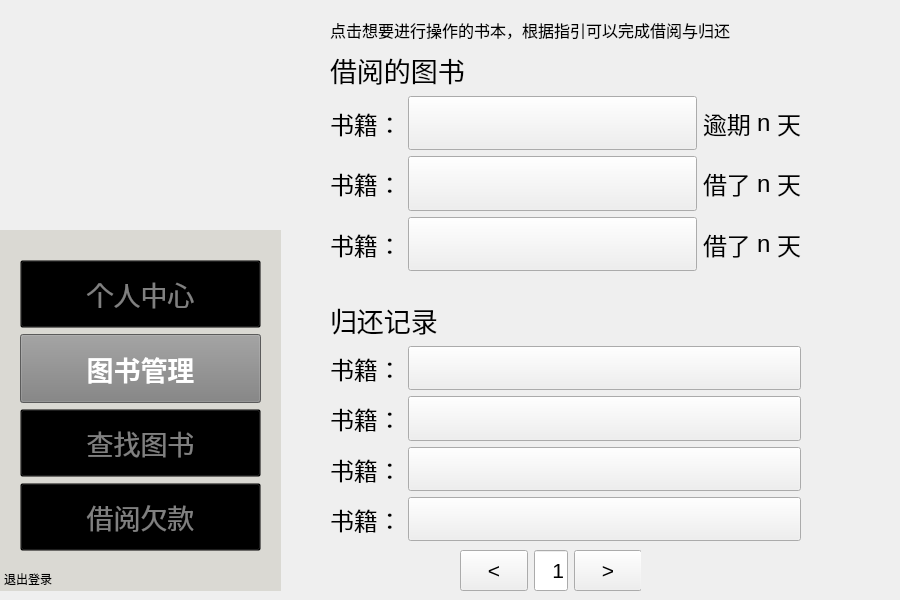
<?xml version="1.0" encoding="UTF-8"?>
<ui version="4.0">
 <class>bookmode</class>
 <widget class="QWidget" name="bookmode">
  <property name="geometry">
   <rect>
    <x>0</x>
    <y>0</y>
    <width>900</width>
    <height>600</height>
   </rect>
  </property>
  <property name="windowTitle">
   <string>Form</string>
  </property>
  <widget class="QWidget" name="verticalLayoutWidget_4">
   <property name="geometry">
    <rect>
     <x>330</x>
     <y>300</y>
     <width>471</width>
     <height>241</height>
    </rect>
   </property>
   <layout class="QVBoxLayout" name="verticalLayout_3">
    <item>
     <widget class="QLabel" name="label_7">
      <property name="font">
       <font>
        <family>Microsoft YaHei</family>
        <pointsize>20</pointsize>
       </font>
      </property>
      <property name="text">
       <string>归还记录</string>
      </property>
     </widget>
    </item>
    <item>
     <layout class="QHBoxLayout" name="horizontalLayout_14">
      <item>
       <widget class="QLabel" name="d">
        <property name="sizePolicy">
         <sizepolicy hsizetype="Fixed" vsizetype="Preferred">
          <horstretch>0</horstretch>
          <verstretch>0</verstretch>
         </sizepolicy>
        </property>
        <property name="font">
         <font>
          <pointsize>18</pointsize>
         </font>
        </property>
        <property name="text">
         <string>书籍：</string>
        </property>
       </widget>
      </item>
      <item>
       <widget class="QPushButton" name="db">
        <property name="sizePolicy">
         <sizepolicy hsizetype="Preferred" vsizetype="Expanding">
          <horstretch>0</horstretch>
          <verstretch>0</verstretch>
         </sizepolicy>
        </property>
        <property name="font">
         <font>
          <pointsize>16</pointsize>
         </font>
        </property>
        <property name="styleSheet">
         <string notr="true">border: none;
    background-color: rgba(0, 0, 0, 0); /* 设置背景颜色为透明}</string>
        </property>
        <property name="text">
         <string/>
        </property>
       </widget>
      </item>
     </layout>
    </item>
    <item>
     <layout class="QHBoxLayout" name="horizontalLayout_15">
      <item>
       <widget class="QLabel" name="d_2">
        <property name="sizePolicy">
         <sizepolicy hsizetype="Fixed" vsizetype="Preferred">
          <horstretch>0</horstretch>
          <verstretch>0</verstretch>
         </sizepolicy>
        </property>
        <property name="font">
         <font>
          <pointsize>18</pointsize>
         </font>
        </property>
        <property name="text">
         <string>书籍：</string>
        </property>
       </widget>
      </item>
      <item>
       <widget class="QPushButton" name="db_2">
        <property name="sizePolicy">
         <sizepolicy hsizetype="Preferred" vsizetype="Expanding">
          <horstretch>0</horstretch>
          <verstretch>0</verstretch>
         </sizepolicy>
        </property>
        <property name="font">
         <font>
          <pointsize>16</pointsize>
         </font>
        </property>
        <property name="styleSheet">
         <string notr="true">border: none;
    background-color: rgba(0, 0, 0, 0); /* 设置背景颜色为透明}</string>
        </property>
        <property name="text">
         <string/>
        </property>
       </widget>
      </item>
     </layout>
    </item>
    <item>
     <layout class="QHBoxLayout" name="horizontalLayout_16">
      <item>
       <widget class="QLabel" name="d_3">
        <property name="sizePolicy">
         <sizepolicy hsizetype="Fixed" vsizetype="Preferred">
          <horstretch>0</horstretch>
          <verstretch>0</verstretch>
         </sizepolicy>
        </property>
        <property name="font">
         <font>
          <pointsize>18</pointsize>
         </font>
        </property>
        <property name="text">
         <string>书籍：</string>
        </property>
       </widget>
      </item>
      <item>
       <widget class="QPushButton" name="db_3">
        <property name="sizePolicy">
         <sizepolicy hsizetype="Preferred" vsizetype="Expanding">
          <horstretch>0</horstretch>
          <verstretch>0</verstretch>
         </sizepolicy>
        </property>
        <property name="font">
         <font>
          <pointsize>16</pointsize>
         </font>
        </property>
        <property name="styleSheet">
         <string notr="true">border: none;
    background-color: rgba(0, 0, 0, 0); /* 设置背景颜色为透明}</string>
        </property>
        <property name="text">
         <string/>
        </property>
       </widget>
      </item>
     </layout>
    </item>
    <item>
     <layout class="QHBoxLayout" name="horizontalLayout_19">
      <item>
       <widget class="QLabel" name="d_4">
        <property name="sizePolicy">
         <sizepolicy hsizetype="Fixed" vsizetype="Preferred">
          <horstretch>0</horstretch>
          <verstretch>0</verstretch>
         </sizepolicy>
        </property>
        <property name="font">
         <font>
          <pointsize>18</pointsize>
         </font>
        </property>
        <property name="text">
         <string>书籍：</string>
        </property>
       </widget>
      </item>
      <item>
       <widget class="QPushButton" name="db_4">
        <property name="sizePolicy">
         <sizepolicy hsizetype="Preferred" vsizetype="Expanding">
          <horstretch>0</horstretch>
          <verstretch>0</verstretch>
         </sizepolicy>
        </property>
        <property name="font">
         <font>
          <pointsize>16</pointsize>
         </font>
        </property>
        <property name="styleSheet">
         <string notr="true">border: none;
    background-color: rgba(0, 0, 0, 0); /* 设置背景颜色为透明}</string>
        </property>
        <property name="text">
         <string/>
        </property>
       </widget>
      </item>
     </layout>
    </item>
   </layout>
  </widget>
  <widget class="QWidget" name="verticalLayoutWidget_3">
   <property name="geometry">
    <rect>
     <x>330</x>
     <y>50</y>
     <width>471</width>
     <height>221</height>
    </rect>
   </property>
   <layout class="QVBoxLayout" name="verticalLayout">
    <item>
     <widget class="QLabel" name="label_5">
      <property name="font">
       <font>
        <family>Microsoft YaHei</family>
        <pointsize>20</pointsize>
       </font>
      </property>
      <property name="text">
       <string>借阅的图书</string>
      </property>
     </widget>
    </item>
    <item>
     <layout class="QHBoxLayout" name="horizontalLayout_11">
      <item>
       <widget class="QLabel" name="n1">
        <property name="sizePolicy">
         <sizepolicy hsizetype="Fixed" vsizetype="Preferred">
          <horstretch>0</horstretch>
          <verstretch>0</verstretch>
         </sizepolicy>
        </property>
        <property name="font">
         <font>
          <pointsize>18</pointsize>
         </font>
        </property>
        <property name="text">
         <string>书籍：</string>
        </property>
       </widget>
      </item>
      <item>
       <widget class="QPushButton" name="bookk">
        <property name="sizePolicy">
         <sizepolicy hsizetype="Preferred" vsizetype="Expanding">
          <horstretch>0</horstretch>
          <verstretch>0</verstretch>
         </sizepolicy>
        </property>
        <property name="font">
         <font>
          <pointsize>16</pointsize>
         </font>
        </property>
        <property name="styleSheet">
         <string notr="true">border: none;
    background-color: rgba(0, 0, 0, 0); /* 设置背景颜色为透明}</string>
        </property>
        <property name="text">
         <string/>
        </property>
       </widget>
      </item>
      <item>
       <widget class="QLabel" name="n11">
        <property name="sizePolicy">
         <sizepolicy hsizetype="Fixed" vsizetype="Preferred">
          <horstretch>0</horstretch>
          <verstretch>0</verstretch>
         </sizepolicy>
        </property>
        <property name="font">
         <font>
          <pointsize>18</pointsize>
         </font>
        </property>
        <property name="text">
         <string>逾期</string>
        </property>
       </widget>
      </item>
      <item>
       <widget class="QLabel" name="day1">
        <property name="sizePolicy">
         <sizepolicy hsizetype="Fixed" vsizetype="Preferred">
          <horstretch>0</horstretch>
          <verstretch>0</verstretch>
         </sizepolicy>
        </property>
        <property name="font">
         <font>
          <pointsize>18</pointsize>
         </font>
        </property>
        <property name="text">
         <string>n</string>
        </property>
       </widget>
      </item>
      <item>
       <widget class="QLabel" name="n111">
        <property name="sizePolicy">
         <sizepolicy hsizetype="Fixed" vsizetype="Preferred">
          <horstretch>0</horstretch>
          <verstretch>0</verstretch>
         </sizepolicy>
        </property>
        <property name="font">
         <font>
          <pointsize>18</pointsize>
         </font>
        </property>
        <property name="text">
         <string>天</string>
        </property>
       </widget>
      </item>
     </layout>
    </item>
    <item>
     <layout class="QHBoxLayout" name="horizontalLayout_12">
      <item>
       <widget class="QLabel" name="n1_2">
        <property name="sizePolicy">
         <sizepolicy hsizetype="Fixed" vsizetype="Preferred">
          <horstretch>0</horstretch>
          <verstretch>0</verstretch>
         </sizepolicy>
        </property>
        <property name="font">
         <font>
          <pointsize>18</pointsize>
         </font>
        </property>
        <property name="text">
         <string>书籍：</string>
        </property>
       </widget>
      </item>
      <item>
       <widget class="QPushButton" name="bookk_2">
        <property name="sizePolicy">
         <sizepolicy hsizetype="Preferred" vsizetype="Expanding">
          <horstretch>0</horstretch>
          <verstretch>0</verstretch>
         </sizepolicy>
        </property>
        <property name="font">
         <font>
          <pointsize>16</pointsize>
         </font>
        </property>
        <property name="styleSheet">
         <string notr="true">border: none;
    background-color: rgba(0, 0, 0, 0); /* 设置背景颜色为透明}</string>
        </property>
        <property name="text">
         <string/>
        </property>
       </widget>
      </item>
      <item>
       <widget class="QLabel" name="n11_2">
        <property name="sizePolicy">
         <sizepolicy hsizetype="Fixed" vsizetype="Preferred">
          <horstretch>0</horstretch>
          <verstretch>0</verstretch>
         </sizepolicy>
        </property>
        <property name="font">
         <font>
          <pointsize>18</pointsize>
         </font>
        </property>
        <property name="text">
         <string>借了</string>
        </property>
       </widget>
      </item>
      <item>
       <widget class="QLabel" name="day_2">
        <property name="sizePolicy">
         <sizepolicy hsizetype="Fixed" vsizetype="Preferred">
          <horstretch>0</horstretch>
          <verstretch>0</verstretch>
         </sizepolicy>
        </property>
        <property name="font">
         <font>
          <pointsize>18</pointsize>
         </font>
        </property>
        <property name="text">
         <string>n</string>
        </property>
       </widget>
      </item>
      <item>
       <widget class="QLabel" name="n111_2">
        <property name="sizePolicy">
         <sizepolicy hsizetype="Fixed" vsizetype="Preferred">
          <horstretch>0</horstretch>
          <verstretch>0</verstretch>
         </sizepolicy>
        </property>
        <property name="font">
         <font>
          <pointsize>18</pointsize>
         </font>
        </property>
        <property name="text">
         <string>天</string>
        </property>
       </widget>
      </item>
     </layout>
    </item>
    <item>
     <layout class="QHBoxLayout" name="horizontalLayout_13">
      <item>
       <widget class="QLabel" name="n1_3">
        <property name="sizePolicy">
         <sizepolicy hsizetype="Fixed" vsizetype="Preferred">
          <horstretch>0</horstretch>
          <verstretch>0</verstretch>
         </sizepolicy>
        </property>
        <property name="font">
         <font>
          <pointsize>18</pointsize>
         </font>
        </property>
        <property name="text">
         <string>书籍：</string>
        </property>
       </widget>
      </item>
      <item>
       <widget class="QPushButton" name="bookk_3">
        <property name="sizePolicy">
         <sizepolicy hsizetype="Preferred" vsizetype="Expanding">
          <horstretch>0</horstretch>
          <verstretch>0</verstretch>
         </sizepolicy>
        </property>
        <property name="font">
         <font>
          <pointsize>16</pointsize>
         </font>
        </property>
        <property name="styleSheet">
         <string notr="true">border: none;
    background-color: rgba(0, 0, 0, 0); /* 设置背景颜色为透明}</string>
        </property>
        <property name="text">
         <string/>
        </property>
       </widget>
      </item>
      <item>
       <widget class="QLabel" name="n11_3">
        <property name="sizePolicy">
         <sizepolicy hsizetype="Fixed" vsizetype="Preferred">
          <horstretch>0</horstretch>
          <verstretch>0</verstretch>
         </sizepolicy>
        </property>
        <property name="font">
         <font>
          <pointsize>18</pointsize>
         </font>
        </property>
        <property name="text">
         <string>借了</string>
        </property>
       </widget>
      </item>
      <item>
       <widget class="QLabel" name="day_3">
        <property name="sizePolicy">
         <sizepolicy hsizetype="Fixed" vsizetype="Preferred">
          <horstretch>0</horstretch>
          <verstretch>0</verstretch>
         </sizepolicy>
        </property>
        <property name="font">
         <font>
          <pointsize>18</pointsize>
         </font>
        </property>
        <property name="text">
         <string>n</string>
        </property>
       </widget>
      </item>
      <item>
       <widget class="QLabel" name="n111_3">
        <property name="sizePolicy">
         <sizepolicy hsizetype="Fixed" vsizetype="Preferred">
          <horstretch>0</horstretch>
          <verstretch>0</verstretch>
         </sizepolicy>
        </property>
        <property name="font">
         <font>
          <pointsize>18</pointsize>
         </font>
        </property>
        <property name="text">
         <string>天</string>
        </property>
       </widget>
      </item>
     </layout>
    </item>
   </layout>
  </widget>
  <widget class="QWidget" name="verticalLayoutWidget">
   <property name="geometry">
    <rect>
     <x>0</x>
     <y>230</y>
     <width>281</width>
     <height>361</height>
    </rect>
   </property>
   <layout class="QVBoxLayout" name="mode">
    <item>
     <widget class="QFrame" name="frame">
      <property name="enabled">
       <bool>true</bool>
      </property>
      <property name="acceptDrops">
       <bool>false</bool>
      </property>
      <property name="autoFillBackground">
       <bool>false</bool>
      </property>
      <property name="styleSheet">
       <string notr="true">QFrame {
    background-color: rgb(218,217,211); 
}
</string>
      </property>
      <property name="frameShape">
       <enum>QFrame::Shape::NoFrame</enum>
      </property>
      <property name="frameShadow">
       <enum>QFrame::Shadow::Plain</enum>
      </property>
      <widget class="QWidget" name="verticalLayoutWidget_2">
       <property name="geometry">
        <rect>
         <x>20</x>
         <y>30</y>
         <width>241</width>
         <height>291</height>
        </rect>
       </property>
       <layout class="QVBoxLayout" name="verticalLayout_2">
        <item>
         <widget class="QPushButton" name="PersonalMode_Button">
          <property name="enabled">
           <bool>true</bool>
          </property>
          <property name="sizePolicy">
           <sizepolicy hsizetype="Expanding" vsizetype="Expanding">
            <horstretch>0</horstretch>
            <verstretch>0</verstretch>
           </sizepolicy>
          </property>
          <property name="font">
           <font>
            <pointsize>20</pointsize>
            <bold>false</bold>
           </font>
          </property>
          <property name="focusPolicy">
           <enum>Qt::FocusPolicy::ClickFocus</enum>
          </property>
          <property name="layoutDirection">
           <enum>Qt::LayoutDirection::LeftToRight</enum>
          </property>
          <property name="autoFillBackground">
           <bool>false</bool>
          </property>
          <property name="styleSheet">
           <string notr="true">QPushButton {
    background-color: transparent;
    color: grey;
}
</string>
          </property>
          <property name="text">
           <string>个人中心</string>
          </property>
         </widget>
        </item>
        <item>
         <widget class="QPushButton" name="BookMode_Button">
          <property name="enabled">
           <bool>true</bool>
          </property>
          <property name="sizePolicy">
           <sizepolicy hsizetype="Expanding" vsizetype="Expanding">
            <horstretch>0</horstretch>
            <verstretch>0</verstretch>
           </sizepolicy>
          </property>
          <property name="palette">
           <palette>
            <active>
             <colorrole role="WindowText">
              <brush brushstyle="SolidPattern">
               <color alpha="255">
                <red>128</red>
                <green>128</green>
                <blue>128</blue>
               </color>
              </brush>
             </colorrole>
             <colorrole role="Button">
              <brush brushstyle="SolidPattern">
               <color alpha="255">
                <red>128</red>
                <green>128</green>
                <blue>128</blue>
               </color>
              </brush>
             </colorrole>
             <colorrole role="Text">
              <brush brushstyle="SolidPattern">
               <color alpha="255">
                <red>128</red>
                <green>128</green>
                <blue>128</blue>
               </color>
              </brush>
             </colorrole>
             <colorrole role="ButtonText">
              <brush brushstyle="SolidPattern">
               <color alpha="255">
                <red>128</red>
                <green>128</green>
                <blue>128</blue>
               </color>
              </brush>
             </colorrole>
             <colorrole role="Base">
              <brush brushstyle="SolidPattern">
               <color alpha="255">
                <red>128</red>
                <green>128</green>
                <blue>128</blue>
               </color>
              </brush>
             </colorrole>
             <colorrole role="Window">
              <brush brushstyle="SolidPattern">
               <color alpha="255">
                <red>128</red>
                <green>128</green>
                <blue>128</blue>
               </color>
              </brush>
             </colorrole>
             <colorrole role="PlaceholderText">
              <brush brushstyle="SolidPattern">
               <color alpha="128">
                <red>128</red>
                <green>128</green>
                <blue>128</blue>
               </color>
              </brush>
             </colorrole>
            </active>
            <inactive>
             <colorrole role="WindowText">
              <brush brushstyle="SolidPattern">
               <color alpha="255">
                <red>128</red>
                <green>128</green>
                <blue>128</blue>
               </color>
              </brush>
             </colorrole>
             <colorrole role="Button">
              <brush brushstyle="SolidPattern">
               <color alpha="255">
                <red>128</red>
                <green>128</green>
                <blue>128</blue>
               </color>
              </brush>
             </colorrole>
             <colorrole role="Text">
              <brush brushstyle="SolidPattern">
               <color alpha="255">
                <red>128</red>
                <green>128</green>
                <blue>128</blue>
               </color>
              </brush>
             </colorrole>
             <colorrole role="ButtonText">
              <brush brushstyle="SolidPattern">
               <color alpha="255">
                <red>128</red>
                <green>128</green>
                <blue>128</blue>
               </color>
              </brush>
             </colorrole>
             <colorrole role="Base">
              <brush brushstyle="SolidPattern">
               <color alpha="255">
                <red>128</red>
                <green>128</green>
                <blue>128</blue>
               </color>
              </brush>
             </colorrole>
             <colorrole role="Window">
              <brush brushstyle="SolidPattern">
               <color alpha="255">
                <red>128</red>
                <green>128</green>
                <blue>128</blue>
               </color>
              </brush>
             </colorrole>
             <colorrole role="PlaceholderText">
              <brush brushstyle="SolidPattern">
               <color alpha="128">
                <red>128</red>
                <green>128</green>
                <blue>128</blue>
               </color>
              </brush>
             </colorrole>
            </inactive>
            <disabled>
             <colorrole role="WindowText">
              <brush brushstyle="SolidPattern">
               <color alpha="255">
                <red>128</red>
                <green>128</green>
                <blue>128</blue>
               </color>
              </brush>
             </colorrole>
             <colorrole role="Button">
              <brush brushstyle="SolidPattern">
               <color alpha="255">
                <red>128</red>
                <green>128</green>
                <blue>128</blue>
               </color>
              </brush>
             </colorrole>
             <colorrole role="Text">
              <brush brushstyle="SolidPattern">
               <color alpha="255">
                <red>128</red>
                <green>128</green>
                <blue>128</blue>
               </color>
              </brush>
             </colorrole>
             <colorrole role="ButtonText">
              <brush brushstyle="SolidPattern">
               <color alpha="255">
                <red>128</red>
                <green>128</green>
                <blue>128</blue>
               </color>
              </brush>
             </colorrole>
             <colorrole role="Base">
              <brush brushstyle="SolidPattern">
               <color alpha="255">
                <red>128</red>
                <green>128</green>
                <blue>128</blue>
               </color>
              </brush>
             </colorrole>
             <colorrole role="Window">
              <brush brushstyle="SolidPattern">
               <color alpha="255">
                <red>128</red>
                <green>128</green>
                <blue>128</blue>
               </color>
              </brush>
             </colorrole>
             <colorrole role="PlaceholderText">
              <brush brushstyle="SolidPattern">
               <color alpha="128">
                <red>128</red>
                <green>128</green>
                <blue>128</blue>
               </color>
              </brush>
             </colorrole>
            </disabled>
           </palette>
          </property>
          <property name="font">
           <font>
            <pointsize>20</pointsize>
            <bold>true</bold>
           </font>
          </property>
          <property name="mouseTracking">
           <bool>false</bool>
          </property>
          <property name="acceptDrops">
           <bool>false</bool>
          </property>
          <property name="layoutDirection">
           <enum>Qt::LayoutDirection::LeftToRight</enum>
          </property>
          <property name="autoFillBackground">
           <bool>false</bool>
          </property>
          <property name="styleSheet">
           <string notr="true">QPushButton {
    background-color: gray;
    color: white;
}</string>
          </property>
          <property name="text">
           <string>图书管理</string>
          </property>
         </widget>
        </item>
        <item>
         <widget class="QPushButton" name="FindBookMode_Button">
          <property name="sizePolicy">
           <sizepolicy hsizetype="Expanding" vsizetype="Expanding">
            <horstretch>0</horstretch>
            <verstretch>0</verstretch>
           </sizepolicy>
          </property>
          <property name="font">
           <font>
            <pointsize>20</pointsize>
            <bold>false</bold>
           </font>
          </property>
          <property name="layoutDirection">
           <enum>Qt::LayoutDirection::LeftToRight</enum>
          </property>
          <property name="autoFillBackground">
           <bool>false</bool>
          </property>
          <property name="styleSheet">
           <string notr="true">QPushButton {
    background-color: transparent;
    color: grey;
}
</string>
          </property>
          <property name="text">
           <string>查找图书</string>
          </property>
         </widget>
        </item>
        <item>
         <widget class="QPushButton" name="PayMode_Button">
          <property name="sizePolicy">
           <sizepolicy hsizetype="Expanding" vsizetype="Expanding">
            <horstretch>0</horstretch>
            <verstretch>0</verstretch>
           </sizepolicy>
          </property>
          <property name="font">
           <font>
            <pointsize>20</pointsize>
           </font>
          </property>
          <property name="layoutDirection">
           <enum>Qt::LayoutDirection::LeftToRight</enum>
          </property>
          <property name="autoFillBackground">
           <bool>false</bool>
          </property>
          <property name="styleSheet">
           <string notr="true">QPushButton {
    background-color: transparent;
    color: grey;
}
</string>
          </property>
          <property name="text">
           <string>借阅欠款</string>
          </property>
         </widget>
        </item>
       </layout>
       <zorder>BookMode_Button</zorder>
       <zorder>FindBookMode_Button</zorder>
       <zorder>PayMode_Button</zorder>
       <zorder>PersonalMode_Button</zorder>
      </widget>
      <widget class="QPushButton" name="pushButton">
       <property name="geometry">
        <rect>
         <x>0</x>
         <y>340</y>
         <width>56</width>
         <height>18</height>
        </rect>
       </property>
       <property name="styleSheet">
        <string notr="true">QPushButton {
    border: none;
    background: transparent;
    color: black;
  }</string>
       </property>
       <property name="text">
        <string>退出登录</string>
       </property>
      </widget>
     </widget>
    </item>
   </layout>
  </widget>
  <widget class="QLabel" name="logo">
   <property name="enabled">
    <bool>true</bool>
   </property>
   <property name="geometry">
    <rect>
     <x>0</x>
     <y>0</y>
     <width>281</width>
     <height>271</height>
    </rect>
   </property>
   <property name="styleSheet">
    <string notr="true">QLabel {
    background-color: transparent;
}
</string>
   </property>
   <property name="frameShape">
    <enum>QFrame::Shape::NoFrame</enum>
   </property>
   <property name="frameShadow">
    <enum>QFrame::Shadow::Plain</enum>
   </property>
   <property name="text">
    <string/>
   </property>
   <property name="pixmap">
    <pixmap resource="Logo.qrc">:/image/Logo.png</pixmap>
   </property>
   <property name="scaledContents">
    <bool>true</bool>
   </property>
   <property name="wordWrap">
    <bool>false</bool>
   </property>
   <property name="openExternalLinks">
    <bool>false</bool>
   </property>
   <property name="textInteractionFlags">
    <set>Qt::TextInteractionFlag::LinksAccessibleByMouse</set>
   </property>
  </widget>
  <widget class="QWidget" name="horizontalLayoutWidget_2">
   <property name="geometry">
    <rect>
     <x>460</x>
     <y>550</y>
     <width>181</width>
     <height>41</height>
    </rect>
   </property>
   <layout class="QHBoxLayout" name="horizontalLayout_3">
    <item>
     <widget class="QPushButton" name="reduce_button">
      <property name="sizePolicy">
       <sizepolicy hsizetype="Minimum" vsizetype="Expanding">
        <horstretch>0</horstretch>
        <verstretch>0</verstretch>
       </sizepolicy>
      </property>
      <property name="font">
       <font>
        <pointsize>16</pointsize>
       </font>
      </property>
      <property name="text">
       <string>&lt;</string>
      </property>
     </widget>
    </item>
    <item>
     <widget class="QLineEdit" name="pages">
      <property name="sizePolicy">
       <sizepolicy hsizetype="Expanding" vsizetype="Expanding">
        <horstretch>0</horstretch>
        <verstretch>0</verstretch>
       </sizepolicy>
      </property>
      <property name="font">
       <font>
        <pointsize>16</pointsize>
       </font>
      </property>
      <property name="layoutDirection">
       <enum>Qt::LayoutDirection::LeftToRight</enum>
      </property>
      <property name="text">
       <string>   1</string>
      </property>
     </widget>
    </item>
    <item>
     <widget class="QPushButton" name="raise_button">
      <property name="sizePolicy">
       <sizepolicy hsizetype="Minimum" vsizetype="Expanding">
        <horstretch>0</horstretch>
        <verstretch>0</verstretch>
       </sizepolicy>
      </property>
      <property name="font">
       <font>
        <pointsize>16</pointsize>
       </font>
      </property>
      <property name="text">
       <string>&gt;</string>
      </property>
     </widget>
    </item>
   </layout>
  </widget>
  <widget class="QLabel" name="label">
   <property name="geometry">
    <rect>
     <x>330</x>
     <y>20</y>
     <width>501</width>
     <height>20</height>
    </rect>
   </property>
   <property name="font">
    <font>
     <pointsize>12</pointsize>
    </font>
   </property>
   <property name="text">
    <string>点击想要进行操作的书本，根据指引可以完成借阅与归还</string>
   </property>
  </widget>
  <widget class="QLabel" name="logo_2">
   <property name="enabled">
    <bool>true</bool>
   </property>
   <property name="geometry">
    <rect>
     <x>670</x>
     <y>390</y>
     <width>271</width>
     <height>291</height>
    </rect>
   </property>
   <property name="styleSheet">
    <string notr="true">QLabel {
    background-color: transparent;
}
</string>
   </property>
   <property name="frameShape">
    <enum>QFrame::Shape::NoFrame</enum>
   </property>
   <property name="frameShadow">
    <enum>QFrame::Shadow::Plain</enum>
   </property>
   <property name="text">
    <string/>
   </property>
   <property name="pixmap">
    <pixmap resource="Logo.qrc">:/image/bookcat2.png</pixmap>
   </property>
   <property name="scaledContents">
    <bool>true</bool>
   </property>
   <property name="wordWrap">
    <bool>false</bool>
   </property>
   <property name="openExternalLinks">
    <bool>false</bool>
   </property>
   <property name="textInteractionFlags">
    <set>Qt::TextInteractionFlag::LinksAccessibleByMouse</set>
   </property>
  </widget>
  <zorder>logo</zorder>
  <zorder>verticalLayoutWidget_4</zorder>
  <zorder>verticalLayoutWidget_3</zorder>
  <zorder>verticalLayoutWidget</zorder>
  <zorder>horizontalLayoutWidget_2</zorder>
  <zorder>label</zorder>
  <zorder>logo_2</zorder>
 </widget>
 <resources>
  <include location="Logo.qrc"/>
 </resources>
 <connections/>
</ui>
